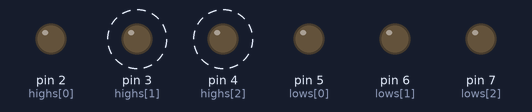
The sketch below on a simulated Arduino Uno, built with avr-gcc and run on an emulated ATmega328P. Shown: output pins drawn as LEDs (lit = HIGH). Dashed ring = blinking. What the sketch prints to the serial monitor is not drawn.

Above: at 0.05 s.
Timing chart, 0 to 3.0 s (numbered marks = the images above):
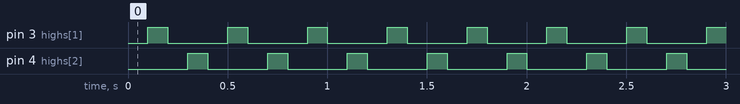

Measured:
- by itself, pin 3 (highs[1]), pin 4 (highs[2]): alternates HIGH for 0.10 s and LOW for 0.30 s

The sketch:

sketch_oct30a.ino
```cpp
int lows[3] = {
  5,6,7
};
int highs[3] = {
  2,3,4
};
struct Books {
   int m_x;
   int m_y;
   Books* m_pnext;
   Books(int x,int y,Books* p):m_x(x),m_y(y),m_pnext(p) {
   }
};

int high_led_pin = 2;

void setup() {
  Serial.begin(9600);
  for(int i = 0;i < 3;i++) {

    pinMode(lows[i],OUTPUT);
    pinMode(highs[i],OUTPUT);
  }
    // Declaration

}

void loop() {

  // read input:
  render();
}

void render() {
  Books* myArray = 0;
int myArraySize = 0;

// Allocation (let's suppose size contains some value discovered at runtime,
// e.g. obtained from some external source or through other program logic)
if (myArray != 0) {
    delete [] myArray;
}
Books* p2 = new Books(2,2,NULL);
myArray = new Books(1,1,p2);
for(Books* p_temp = myArray;p_temp != NULL;p_temp = p_temp ->m_pnext) {
  digitalWrite(lows[p_temp ->m_x],LOW);
  delay(100);
    digitalWrite(highs[p_temp ->m_y],HIGH);
    delay(100);
    digitalWrite(highs[p_temp ->m_y],LOW);
  Serial.write("hello");
  Serial.write(";");
  Serial.write("world");
  Serial.write("\r\n");
}
delete myArray;
delete p2;
}
```
